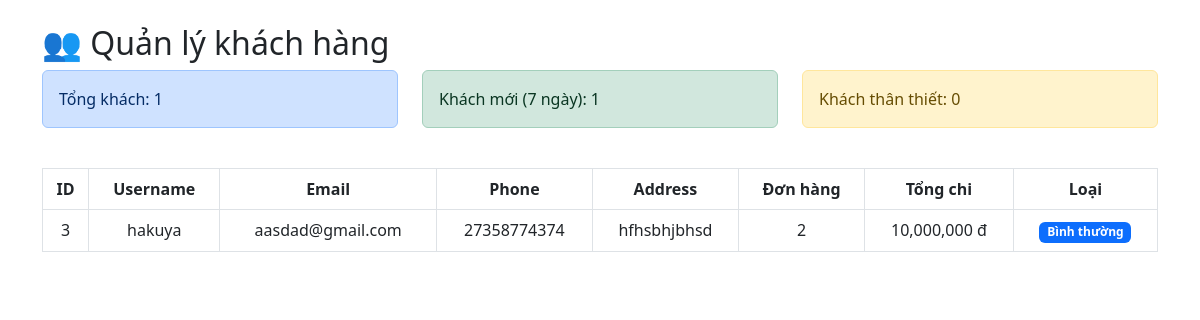
The page /index.php?action=customers (signed in) on the database as committed earlier.
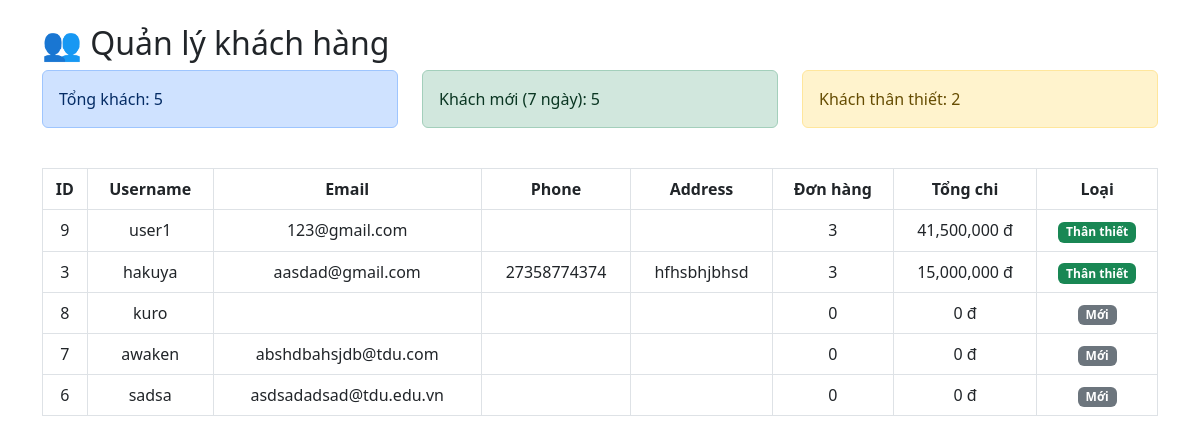
The same page on the database as committed later.
### tables this page shows
CREATE TABLE `users` (
  `id` int(11) NOT NULL,
  `name` varchar(100) DEFAULT NULL,
  `username` varchar(50) NOT NULL,
  `password` varchar(255) NOT NULL,
  `email` varchar(100) DEFAULT NULL,
  `role` varchar(20) DEFAULT 'user',
  `created_at` timestamp NOT NULL DEFAULT current_timestamp(),
  `phone` varchar(20) DEFAULT NULL,
  `address` varchar(255) DEFAULT NULL,
  `avatar` varchar(255) DEFAULT NULL,
  `status` varchar(20) DEFAULT 'active',
  `reset_token` varchar(255) DEFAULT NULL,
  `reset_expire` datetime DEFAULT NULL
);

### pc-store/src/Controllers/UserController.php (called while the page is built, shortened)
<?php
class UserController {
    private $model;
    public function __construct() {
        $this->model = new UserModel();
    }
public function customers() {
    $customers = $this->model->getCustomers();
    $stats = $this->model->getCustomerStats();
    require_once __DIR__ . '/../../views/admin_customers.php';
}
}

### pc-store/src/Database.php (called while the page is built, shortened)
<?php
class Database {
    private static $instance = null;
    private $conn;
    private function __construct() {
        try {
            $this->conn = new PDO(
                "mysql:host=localhost;dbname=banhang_online",
                "root",
                ""
            );
            $this->conn->setAttribute(PDO::ATTR_ERRMODE, PDO::ERRMODE_EXCEPTION);
            $this->conn->exec("set names utf8");
        } catch (PDOException $e) {
            die("Lỗi kết nối DB: " . $e->getMessage());
        }
    }
    public static function getInstance() {
        if (!self::$instance) {
            self::$instance = new Database();
        }
        return self::$instance;
    }
    public function getConnection() {
        return $this->conn;
    }
}

### pc-store/src/Models/UserModel.php (called while the page is built, shortened)
<?php
class UserModel {
    private $conn;
    public function __construct() {
        $this->conn = Database::getInstance()->getConnection();
    }
public function getCustomers() {
    $sql = "
        SELECT
            u.id,
            u.username,
            u.email,
            u.phone,
            u.address,
            COUNT(o.id) as total_orders,
            SUM(o.total) as total_spent
        FROM users u
        LEFT JOIN orders o ON u.id = o.user_id
        WHERE u.role = 'user'
        GROUP BY u.id
        ORDER BY total_spent DESC
    ";
    $stmt = $this->conn->prepare($sql);
    $stmt->execute();
    return $stmt->fetchAll(\PDO::FETCH_ASSOC);
}
public function getCustomerStats() {
    $sql = "
        SELECT
            COUNT(*) as total_users,
            SUM(CASE WHEN created_at >= NOW() - INTERVAL 7 DAY THEN 1 ELSE 0 END) as new_users,
            SUM(CASE WHEN id IN (
                SELECT user_id FROM orders GROUP BY user_id HAVING COUNT(*) >= 3
            ) THEN 1 ELSE 0 END) as loyal_users
        FROM users
        WHERE role = 'user'
    ";
    return $this->conn->query($sql)->fetch(\PDO::FETCH_ASSOC);
}
}

### pc-store/views/admin_customers.php (the view, shortened to what this page needs)
<!DOCTYPE html>
<html>
<head>
<link href="https://cdn.jsdelivr.net/npm/bootstrap@5.3.0/dist/css/bootstrap.min.css" rel="stylesheet">
</head>
<body class="container mt-4">
<h2>👥 Quản lý khách hàng</h2>
<div class="row mb-4">
<div class="col-md-4">
    <div class="alert alert-primary">
        Tổng khách: <?= $stats['total_users'] ?>
    </div>
</div>
<div class="col-md-4">
    <div class="alert alert-success">
        Khách mới (7 ngày): <?= $stats['new_users'] ?>
    </div>
</div>
<div class="col-md-4">
    <div class="alert alert-warning">
        Khách thân thiết: <?= $stats['loyal_users'] ?>
    </div>
</div>
</div>
<table class="table table-bordered text-center">
<tr>
    <th>ID</th>
    <th>Username</th>
    <th>Email</th>
    <th>Phone</th>
    <th>Address</th>
    <th>Đơn hàng</th>
    <th>Tổng chi</th>
    <th>Loại</th>
</tr>
<?php foreach ($customers as $c): ?>
<tr>
<td><?= $c['id'] ?></td>
<td><?= $c['username'] ?></td>
<td><?= $c['email'] ?></td>
<td><?= $c['phone'] ?></td>
<td><?= $c['address'] ?></td>
<td><?= $c['total_orders'] ?></td>
<td><?= number_format($c['total_spent']) ?> đ</td>
<td>
<?php if ($c['total_orders'] >= 3): ?>
    <span class="badge bg-success">Thân thiết</span>
<?php elseif ($c['total_orders'] == 0): ?>
    <span class="badge bg-secondary">Mới</span>
<?php else: ?>
    <span class="badge bg-primary">Bình thường</span>
<?php endif; ?>
</td>
</tr>
<?php endforeach; ?>
</table>
</body>
</html>

Rows that differ between the two databases and show on the page:
added users: id "9", username "user1", email "123@gmail.com", total_orders "3", total_spent "41,500,000", shows "Thân thiết"
changed users "hakuya": total_orders "2" → "3"; total_spent "10,000,000" → "15,000,000"; text "Bình thường" → "Thân thiết"
added users: id "8", username "kuro", total_orders "0", total_spent "0", shows "Mới"
added users: id "7", username "awaken", email "abshdbahsjdb@tdu.com", total_orders "0", total_spent "0", shows "Mới"
added users: id "6", username "sadsa", email "asdsadadsad@tdu.edu.vn", total_orders "0", total_spent "0", shows "Mới"
Other text that changed with them:
$stats['total_users']: "1" → "5"
$stats['new_users']: "1" → "5"
$stats['loyal_users']: "0" → "2"
